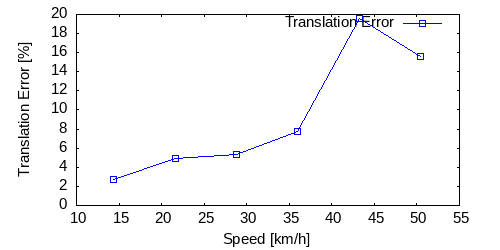

Reproduce this figure in gnuplot.
set term postscript eps enhanced color
set output "00_avg_ts.eps"
set size ratio 0.5
set yrange [0:*]
set xlabel "Speed [km/h]"
set ylabel "Translation Error [%]"
plot "00_avg_ts.txt" using ($1*3.6):($2*100) title 'Translation Error' lc rgb "#0000FF" pt 4 w linespoints
